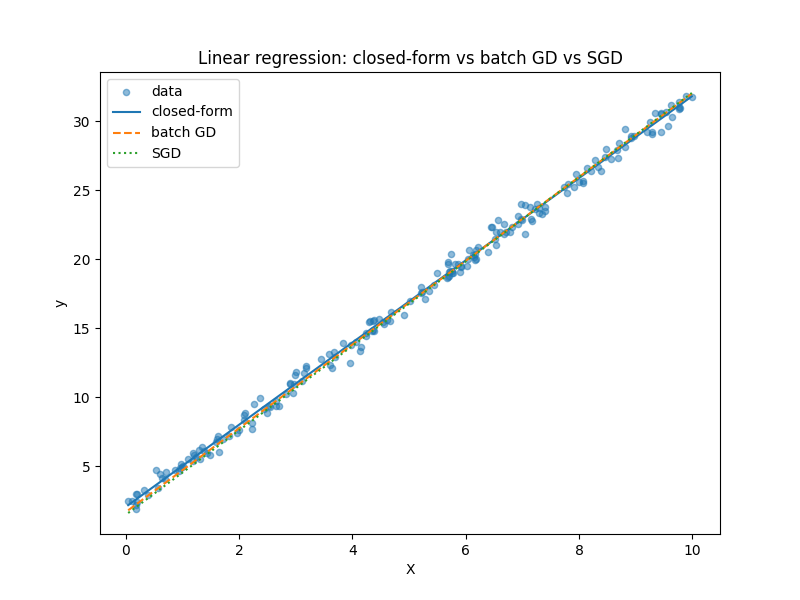

This chart was generated by the following Python code:
"""Compare closed-form, batch gradient descent, and SGD on synthetic data.

Created by: Aditya Singh
Date: 2025-11-03

This script prints learned parameters and MSE for each method and saves
a plot `compare_methods.png` showing the data and the three fitted lines.
"""
import os
import numpy as np
import matplotlib.pyplot as plt
from linear_regression.closed_form import solve_normal_equation
from linear_regression.gradient_descent import fit, predict, compute_mse
from linear_regression.sgd import fit_sgd


def make_data(n=200, noise=0.5, seed=0):
    rng = np.random.RandomState(seed)
    X = rng.rand(n) * 10
    y = 2.0 + 3.0 * X + rng.randn(n) * noise
    return X, y


def main():
    X, y = make_data(n=200, noise=0.5, seed=0)

    theta_cf = solve_normal_equation(X, y)

    theta_gd, history_gd = fit(X, y, lr=0.001, epochs=3000, verbose=False)

    theta_sgd, history_sgd = fit_sgd(X, y, lr=0.001, epochs=300, batch_size=32, shuffle=True)

    mse_cf = compute_mse(X, y, theta_cf)
    mse_gd = compute_mse(X, y, theta_gd)
    mse_sgd = compute_mse(X, y, theta_sgd)

    print("Closed-form theta:", np.round(theta_cf, 6), "MSE:", round(mse_cf, 6))
    print("Batch GD theta:   ", np.round(theta_gd, 6), "MSE:", round(mse_gd, 6))
    print("SGD theta:        ", np.round(theta_sgd, 6), "MSE:", round(mse_sgd, 6))

    # Plot data and fits
    xs = np.linspace(X.min(), X.max(), 200)
    ys_cf = predict(xs, theta_cf)
    ys_gd = predict(xs, theta_gd)
    ys_sgd = predict(xs, theta_sgd)

    plt.figure(figsize=(8, 6))
    plt.scatter(X, y, s=20, alpha=0.5, label="data")
    plt.plot(xs, ys_cf, label="closed-form", color="tab:blue")
    plt.plot(xs, ys_gd, label="batch GD", color="tab:orange", linestyle="--")
    plt.plot(xs, ys_sgd, label="SGD", color="tab:green", linestyle=":")
    plt.legend()
    plt.title("Linear regression: closed-form vs batch GD vs SGD")
    plt.xlabel("X")
    plt.ylabel("y")

    out_path = os.path.abspath("compare_methods.png")
    plt.savefig(out_path)
    print(f"Saved comparison plot to: {out_path}")


if __name__ == "__main__":
    main()
